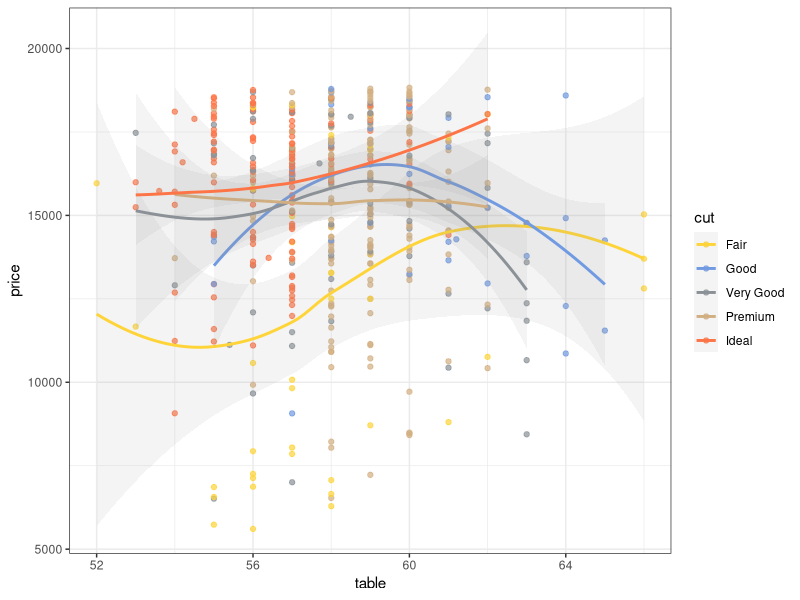
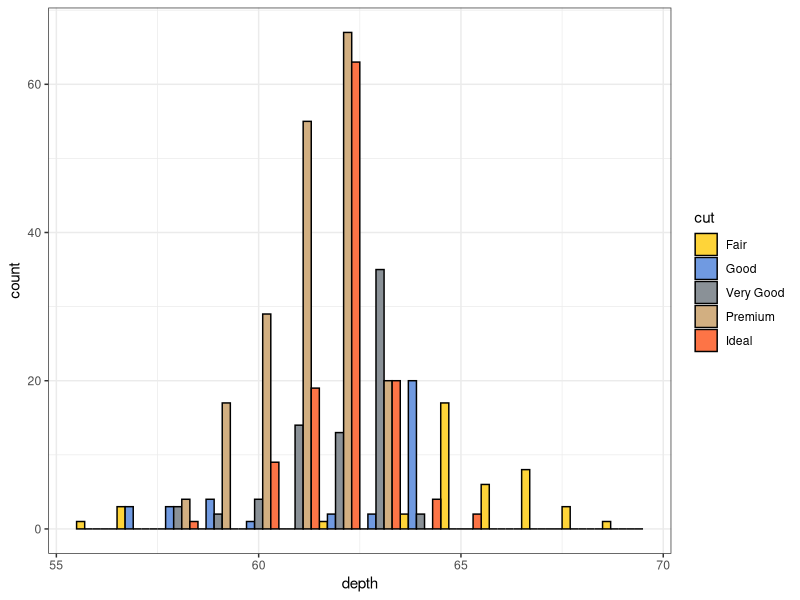

Reproduce these figures in R, in order.
library(ggsci)


### Name: scale_color_simpsons
### Title: The Simpsons Color Scales
### Aliases: scale_color_simpsons scale_colour_simpsons scale_fill_simpsons

### ** Examples

library("ggplot2")
data("diamonds")

ggplot(subset(diamonds, carat >= 2.2),
       aes(x = table, y = price, colour = cut)) +
  geom_point(alpha = 0.7) +
  geom_smooth(method = "loess", alpha = 0.1, size = 1, span = 1) +
  theme_bw() + scale_color_simpsons()

ggplot(subset(diamonds, carat > 2.2 & depth > 55 & depth < 70),
       aes(x = depth, fill = cut)) +
  geom_histogram(colour = "black", binwidth = 1, position = "dodge") +
  theme_bw() + scale_fill_simpsons()
